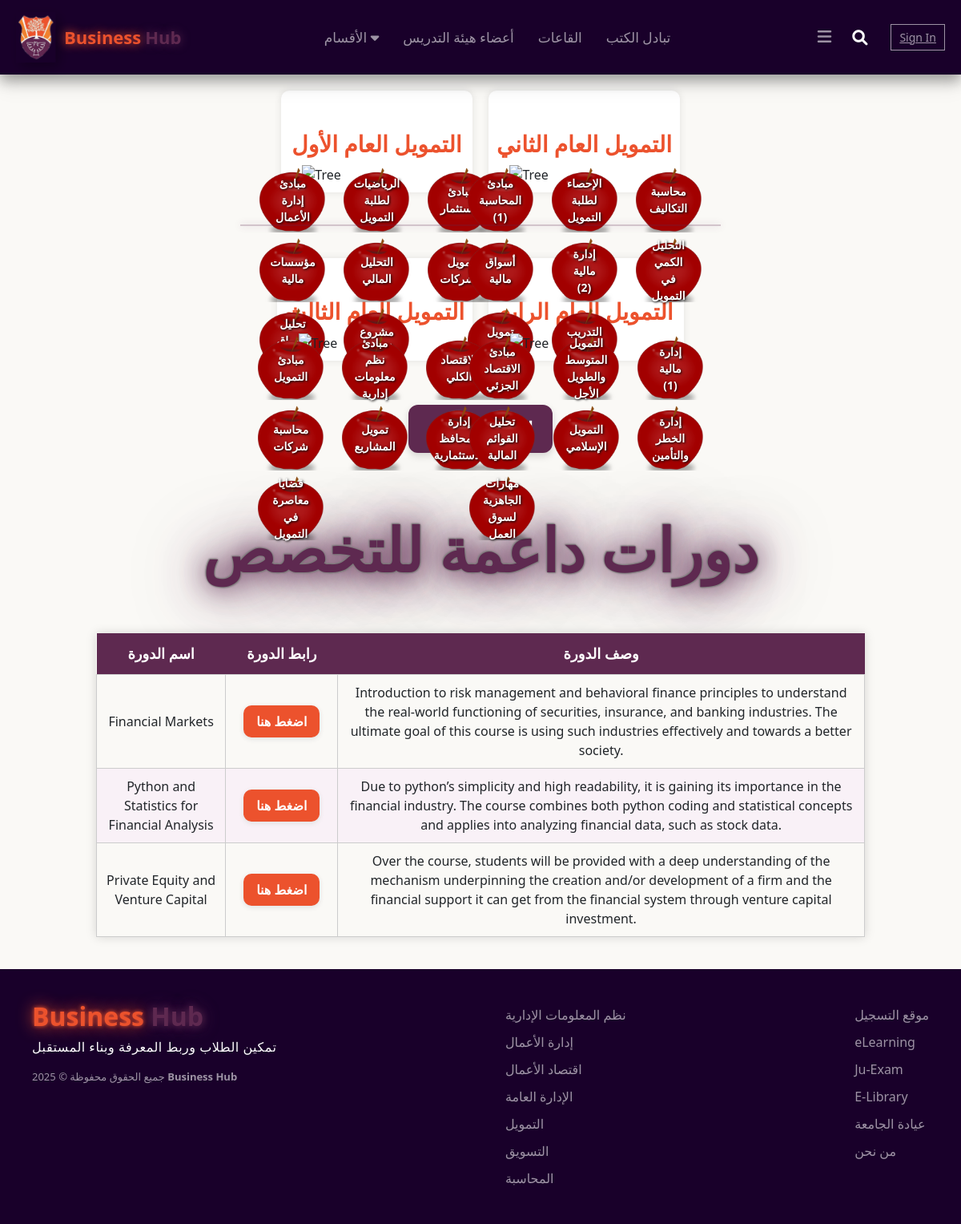
/businesshub/departments/FNC.php, run on the app's committed database.
### tables this page shows
CREATE TABLE `books` (
  `id` int(11) NOT NULL,
  `department_id` int(11) DEFAULT NULL,
  `year` enum('1','2','3','4') NOT NULL DEFAULT '1',
  `book_name` varchar(255) DEFAULT NULL,
  `book_material` text DEFAULT NULL
);

CREATE TABLE `courses` (
  `id` int(11) NOT NULL,
  `department_id` int(11) DEFAULT NULL,
  `course_name` varchar(255) DEFAULT NULL,
  `course_link` text DEFAULT NULL,
  `course_description` text DEFAULT NULL
);

### businesshub/includes/model/books.php (called while the page is built, shortened)
<?php
function getBooksByDepartmentAndYear(mysqli $conn, int $departmentId, string $year): array
{
    $sql = "SELECT id, department_id, year, book_name, book_material
              FROM books
             WHERE department_id = ?
               AND year = ?";
    if (! $stmt = $conn->prepare($sql)) {
        throw new Exception("DB prepare failed: " . $conn->error);
    }
    $stmt->bind_param("is", $departmentId, $year);
    $stmt->execute();
    $result = $stmt->get_result();
    $books  = $result->fetch_all(MYSQLI_ASSOC);
    return $books;
}

### businesshub/includes/model/courses.php (called while the page is built, shortened)
<?php
function getCoursesByDepartment(mysqli $conn, int $departmentId): array
{
    $sql = "SELECT id, department_id, course_name, course_link, course_description
              FROM courses
             WHERE department_id = ?";
    if (! $stmt = $conn->prepare($sql)) {
        throw new Exception("DB prepare failed: " . $conn->error);
    }
    $stmt->bind_param("i", $departmentId);
    $stmt->execute();
    $result = $stmt->get_result();
    $courses = $result->fetch_all(MYSQLI_ASSOC);
    return $courses;
}

### businesshub/departments/FNC.php (the view, shortened to what this page needs)
<?php
require_once __DIR__ . '/../includes/db.php';
require_once __DIR__ . '/../includes/model/books.php';
require_once __DIR__ . '/../includes/model/courses.php';
$departmentId = 3;
$year1Books = getBooksByDepartmentAndYear($conn, $departmentId, '1');
$year2Books = getBooksByDepartmentAndYear($conn, $departmentId, '2');
$year3Books = getBooksByDepartmentAndYear($conn, $departmentId, '3');
$year4Books = getBooksByDepartmentAndYear($conn, $departmentId, '4');
$courses = getCoursesByDepartment($conn, $departmentId);
?>
<!DOCTYPE html>
<html lang="en">
<head>
  <link rel="stylesheet" href="https://cdnjs.cloudflare.com/ajax/libs/font-awesome/6.0.0/css/all.min.css">
  <link rel="stylesheet" href="https://cdn.jsdelivr.net/npm/bootstrap@5.3.0/dist/css/bootstrap.min.css" />
  <?php
    $cssVersion = filemtime($_SERVER['DOCUMENT_ROOT'] . '/businesshub/css/header-footer.css');
  ?>
  <link rel="stylesheet" href="css/header-footer.css?v=<?php echo $cssVersion; ?>">
  <link rel="stylesheet" href="css/deps.css">
    </head>
    <?php include '../includes/header.php'; ?>
<body>
<div class="tree-grid-container">
  <div class="tree-block">
    <div class="tree-title-wrapper">
      <h2 class="tree-title">التمويل العام الأول</h2>
    </div>
    <div class="tree-responsive-wrapper">
      <div class="tree-container">
        <div class="icon-grid">
            <?php foreach ($year1Books as $book): ?>
              <a href="<?= htmlspecialchars($book['book_material']) ?>">
                <div class="tree-icon-wrapper">
                  <img src="images/apple4.png" class="tree-icon">
                  <span class="icon-text"><?= htmlspecialchars($book['book_name']) ?></span>
                </div>
              </a>
            <?php endforeach; ?>
          </div>
      </div>
    </div>
  </div>
  <div class="tree-block">
    <div class="tree-title-wrapper">
      <h2 class="tree-title">التمويل العام الثاني</h2>
    </div>
    <div class="tree-responsive-wrapper">
      <div class="tree-container">
         <div class="icon-grid">
            <?php foreach ($year2Books as $book): ?>
              <a href="<?= htmlspecialchars($book['book_material']) ?>">
                <div class="tree-icon-wrapper">
                  <img src="images/apple4.png" class="tree-icon">
                  <span class="icon-text"><?= htmlspecialchars($book['book_name']) ?></span>
                </div>
              </a>
            <?php endforeach; ?>
          </div>
      </div>
    </div>
  </div>
</div>
<hr style="border: 1px solid #5E2950; margin: 20px auto; width: 50%; box-shadow: 0 0 10px #5E2950;">
<div class="tree-grid-container">
  <div class="tree-block">
    <div class="tree-title-wrapper">
      <h2 class="tree-title">التمويل العام الثالث</h2>
    </div>
    <div class="tree-responsive-wrapper">
      <div class="tree-container">
         <div class="icon-grid">
            <?php foreach ($year3Books as $book): ?>
              <a href="<?= htmlspecialchars($book['book_material']) ?>">
                <div class="tree-icon-wrapper">
                  <img src="images/apple4.png" class="tree-icon">
                  <span class="icon-text"><?= htmlspecialchars($book['book_name']) ?></span>
                </div>
              </a>
            <?php endforeach; ?>
          </div>
      </div>
    </div>
  </div>
  <div class="tree-block">
    <div class="tree-title-wrapper">
      <h2 class="tree-title">التمويل العام الرابع</h2>
    </div>
    <div class="tree-responsive-wrapper">
      <div class="tree-container">
         <div class="icon-grid">
            <?php foreach ($year4Books as $book): ?>
              <a href="<?= htmlspecialchars($book['book_material']) ?>" target="_blank">
                <div class="tree-icon-wrapper">
                  <img src="images/apple4.png" class="tree-icon">
                  <span class="icon-text"><?= htmlspecialchars($book['book_name']) ?></span>
                </div>
              </a>
            <?php endforeach; ?>
          </div>
      </div>
    </div>
  </div>
</div>
  <div class="center-button-wrapper">
    <a  class="custom-button" onclick="showPopup()">المواد الاخرى</a>
  </div>
    <div class="big-title">
      <h1>دورات داعمة للتخصص</h1>
    </div>
    <table class="styled-table" id="courses-table-FNC">
      <thead>
        <tr>
          <th>اسم الدورة</th>
          <th>رابط الدورة</th>
          <th>وصف الدورة</th>
        </tr>
      </thead>
      <tbody>
            <?php foreach ($courses as $course): ?>
                <tr>
                  <td><?= htmlspecialchars($course['course_name']) ?></td>
                  <td>
                    <?php if (!empty($course['course_link'])): ?>
                      <a href="<?= htmlspecialchars($course['course_link']) ?>" target="_blank" class="button-link-table">اضغط هنا</a>
                    <?php else: ?>
                      —
                    <?php endif; ?>
                  </td>
                  <td><?= htmlspecialchars($course['course_description']) ?></td>
                </tr>
            <?php endforeach; ?>
          </tbody>
    </table>
    <?php include '../includes/footer.php'; ?>
</body>
</html>

### businesshub/css/header-footer.css (style rules this page uses)
body { height: 100%; margin: 0; padding: 0; background-color: rgb(240, 234, 234) ; }
html, body { height: 100%; margin: 0; }
body { display: flex; flex-direction: column; min-height: 100vh; }

### businesshub/css/deps.css (style rules this page uses)
body { margin: 0; background-color: #FAF9F6; }
.tree-title-wrapper { text-align: center; padding-top: 40px; padding-bottom: 10px; }
.tree-title { font-size: 28px; font-weight: bold; color: #EC522D; margin: 0; }
.tree-responsive-wrapper { width: 100%; max-width: 600px; margin: auto; position: relative; }
.tree-container { width: 85%; margin: 0 auto; position: relative; }
.icon-grid { position: absolute; top: 9%; left: 50%; transform: translateX(-50%); display: grid; grid-template-columns: repeat(3, max-content); row-gap: 6px; column-gap: 20px; justify-items: center; align-items: center; }
.tree-icon-wrapper { position: relative; display: inline-block; text-align: center; text-decoration: none; }
.tree-icon { width: 85px; height: auto; transition: transform 0.3s ease; }
.icon-text { position: absolute; top: 50%; left: 50%; transform: translate(-50%, -50%); font-size: 14px; color: white; font-weight: bold; text-align: center; text-shadow: 1px 1px 3px black; pointer-events: none; }
.tree-grid-container { display: grid; grid-template-columns: repeat(2, 1fr); gap: 20px; margin: 20px auto; max-width: 1100px; }
.tree-block { background-color: #fff; border-radius: 10px; box-shadow: 0 0 10px rgba(0, 0, 0, 0.1); padding: 10px; }
.big-title { text-align: center; padding: 40px 20px 20px; }
.big-title h1 { font-size: 75px; font-weight: bold; color: #5E2950; margin: 0; user-select: none; -webkit-user-select: none; -moz-user-select: none; -ms-user-select: none; text-shadow: 0 0 1px #7b7979, 0 0 2px #7b7979, 1px 1px 2px #7b7979, -1px -1px 2px #7b7979, 0 0 30px rgba(94, 41, 80, 0.95), 0 0 60px rgba(94, 41, 80, 0.85), 0 0 90px rgba(94, 41, 80, 0.75); }
.custom-button { display: inline-block; margin: 20px auto; padding: 12px 24px; background-color: #5E2950; color: white !important; text-decoration: none; font-size: 24px; font-weight: bold; border-radius: 12px; box-shadow: 0 4px 10px rgba(0, 0, 0, 0.15); transition: all 0.3s ease; text-align: center; cursor: pointer; }
.center-button-wrapper { text-align: center; margin-top: 15px; margin-bottom: 15px; }
.styled-table { width: 80%; margin: 40px auto; border-collapse: collapse; text-align: center; font-family: 'Segoe UI', sans-serif; box-shadow: 0 0 12px rgba(0, 0, 0, 0.15); }
.styled-table th { background-color: #5E2950; color: white; padding: 12px; font-size: 18px; }
.styled-table td { padding: 10px; border: 1px solid #ccc; font-size: 16px; }
.styled-table tr:nth-child(even) { background-color: #f9f1f7; }
.styled-table a { color: #EC522D; font-weight: bold; text-decoration: none; }
.button-link-table { position: relative; z-index: 1; background-color: #EC522D; color: white !important; font-weight: bold; padding: 10px 25px; border-radius: 15px; box-shadow: 0 4px 8px rgba(0, 0, 0, 0.1); text-align: center; text-decoration: none !important; transition: background-color 0.3s ease; }
.button-link-table::before, .button-link-table::after { display: none !important; content: none !important; opacity: 0 !important; }

### businesshub/departments/FNC.php (style rules this page uses)
#courses-table-FNC td, #courses-table-FNC th { vertical-align: middle; }
#courses-table-FNC td:nth-child(2), #courses-table-FNC th:nth-child(2) { min-width: 120px; width: 140px; text-align: center; }
.button-link-table { display: inline-block; padding: 8px 16px; background: #EC522D; color: #fff !important; border-radius: 10px; font-weight: bold; text-decoration: none; box-shadow: 0 2px 6px #e0e0e0; transition: background 0.2s; margin: 0 auto; }

### data on the page
courses: course_name "Financial Markets", course_description "Introduction to risk management and behavioral finance principles to understand the real-world functioning of securities, insurance, and banking industries. The ultimate goal of this course is using such industries effectively and towards a better society."
courses: course_name "Python and Statistics for Financial Analysis", course_description "Due to python’s simplicity and high readability, it is gaining its importance in the financial industry. The course combines both python coding and statistical concepts and applies into analyzing financial data, such as stock data."
courses: course_name "Private Equity and Venture Capital", course_description "Over the course, students will be provided with a deep understanding of the mechanism underpinning the creation and/or development of a firm and the financial support it can get from the financial system through venture capital investment."
